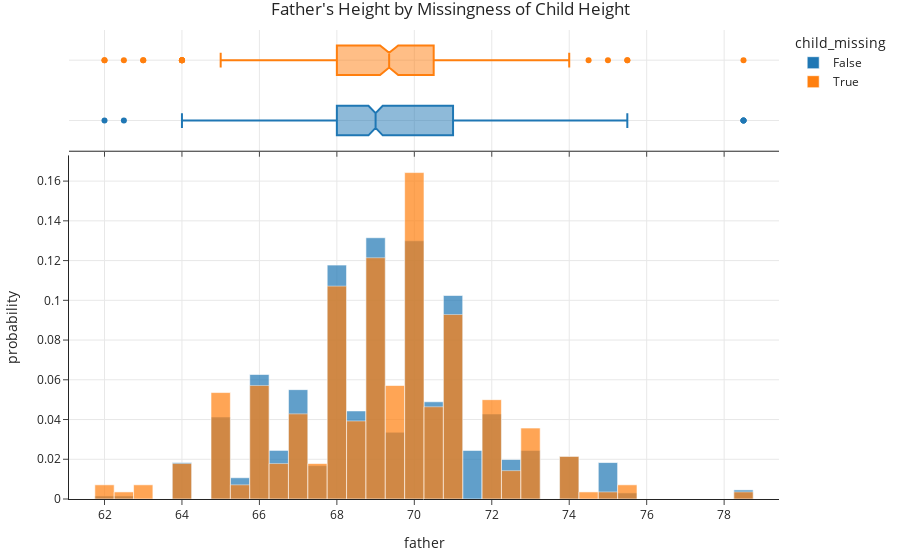

The code cell stored with this chart in its notebook:
### Markdown cell above
### Comparing null and non-null `'child'` distributions for `'father'`

- We again must compare two distributions:
    1. The distribution of `'father'` when `'child'` is missing.
    2. The distribution of `'father'` when `'child'` is not missing.

- If the distributions are similar, we conclude that the missingness of `'child'` is not dependent on the height of the `'father'`.

- We can again use a permutation test.

### Code cell
px.histogram(heights_mcar, x='father', color='child_missing', histnorm='probability', marginal='box',
             title="Father's Height by Missingness of Child Height", barmode='overlay', opacity=0.7)

### Figure 1 — Plotly figure (JSON) as saved in the notebook; plotly's stock layout.template omitted (floating-point values rounded to 4 significant figures; data arrays with more than 128 entries replaced by an {"elided": "..."} marker saying what was removed)
{"data": [{"alignmentgroup": "True", "bingroup": "x", "histnorm": "probability", "hovertemplate": "child_missing=False<br>father=%{x}<br>probability=%{y}<extra></extra>", "legendgroup": "False", "marker": {"color": "#1F77B4", "opacity": 0.7, "pattern": {"shape": ""}}, "name": "False", "offsetgroup": "False", "orientation": "v", "showlegend": true, "type": "histogram", "x": {"elided": "654 float values"}, "xaxis": "x", "yaxis": "y"}, {"alignmentgroup": "True", "hovertemplate": "child_missing=False<br>father=%{x}<extra></extra>", "legendgroup": "False", "marker": {"color": "#1F77B4"}, "name": "False", "notched": true, "offsetgroup": "False", "showlegend": false, "type": "box", "x": {"elided": "654 float values"}, "xaxis": "x2", "yaxis": "y2"}, {"alignmentgroup": "True", "bingroup": "x", "histnorm": "probability", "hovertemplate": "child_missing=True<br>father=%{x}<br>probability=%{y}<extra></extra>", "legendgroup": "True", "marker": {"color": "#FF7F0E", "opacity": 0.7, "pattern": {"shape": ""}}, "name": "True", "offsetgroup": "True", "orientation": "v", "showlegend": true, "type": "histogram", "x": {"elided": "280 float values"}, "xaxis": "x", "yaxis": "y"}, {"alignmentgroup": "True", "hovertemplate": "child_missing=True<br>father=%{x}<extra></extra>", "legendgroup": "True", "marker": {"color": "#FF7F0E"}, "name": "True", "notched": true, "offsetgroup": "True", "showlegend": false, "type": "box", "x": {"elided": "280 float values"}, "xaxis": "x2", "yaxis": "y2"}], "layout": {"autosize": true, "barmode": "overlay", "legend": {"title": {"text": "child_missing"}, "tracegroupgap": 0}, "title": {"text": "Father's Height by Missingness of Child Height"}, "xaxis": {"anchor": "y", "autorange": true, "domain": [0, 1], "range": [61.08, 79.42], "title": {"text": "father"}, "type": "linear"}, "xaxis2": {"anchor": "y2", "autorange": true, "domain": [0, 1], "matches": "x", "range": [61.08, 79.42], "showticklabels": false, "type": "linear"}, "yaxis": {"anchor": "x", "autorange": true, "domain": [0, 0.7326], "range": [0, 0.1729], "title": {"text": "probability"}}, "yaxis2": {"anchor": "x2", "autorange": true, "domain": [0.7426, 1], "matches": "y2", "range": [-0.5, 1.5], "showline": false, "showticklabels": false, "ticks": "", "type": "category"}}}
